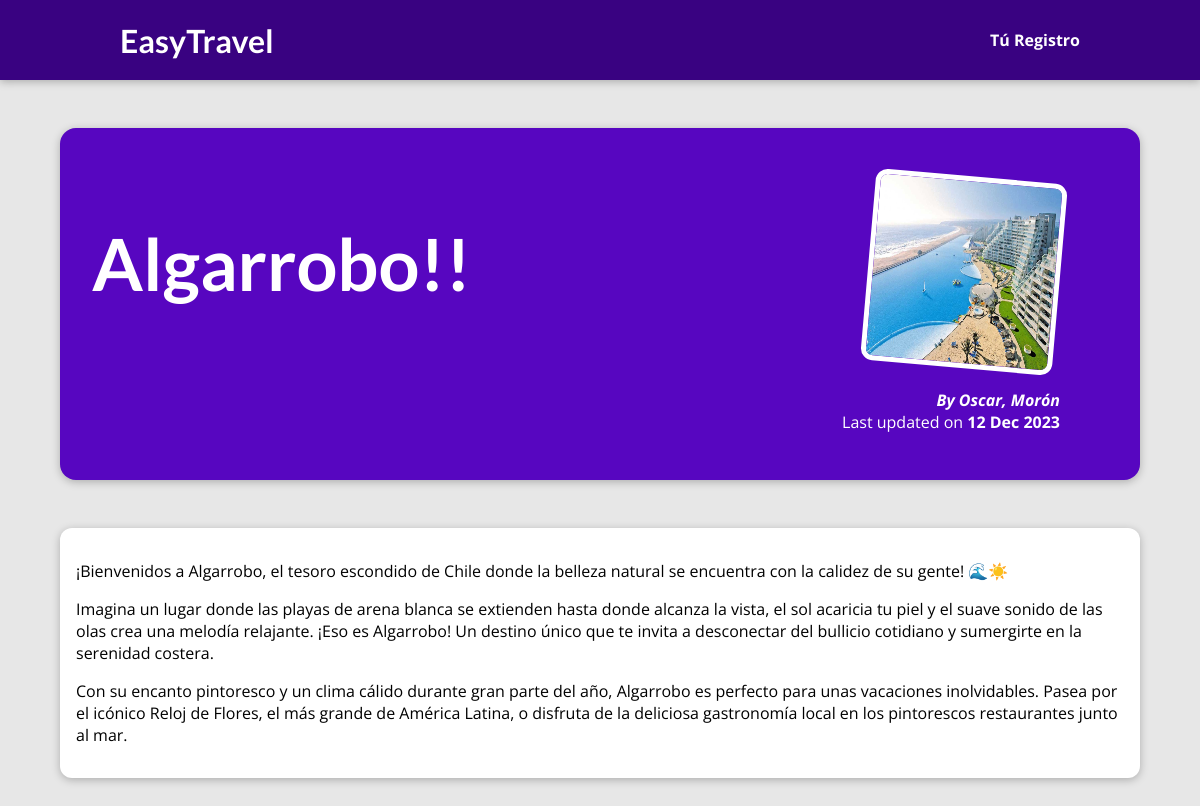
Page /posts/algarrobo on the committed database.
### blog/models.py (models this page shows)
class Post(models.Model):
    title = models.CharField(max_length=150)
    excerpt = models.CharField(max_length=200)
    image_name = models.CharField(max_length=100)
    date = models.DateField(auto_now=True)
    slug = models.SlugField(unique=True, db_index=True)
    content = models.TextField(validators=[MinLengthValidator(10)])
    author = models.ForeignKey(
        Author, on_delete=models.SET_NULL, null=True, related_name="posts"
    )
    tags = models.ManyToManyField(Tag)

class Author(models.Model):
    first_name = models.CharField(max_length=100)
    last_name = models.CharField(max_length=100)
    email_address = models.EmailField()
    def __str__(self):
        return f"{self.first_name}, {self.last_name}"

### blog/views.py (the view)
# urls.py: path("posts/<slug:slug>", views.post_detail, name="post-detail-page"),
def post_detail(request, slug):
    identified_post = get_object_or_404(Post, slug=slug)
    return render(request, "blog/post-detail.html", {"post": identified_post})

### blog/templates/blog/post-detail.html (shortened to what this page needs)
{% extends "base.html" %}
{% load static %}
{% block css_files %}
    <link rel="stylesheet" href="{% static "blog/post-detail.css" %} "/>
{% endblock  %}
{% block content %}
    <section id="summary">
        <h2>{{post.title}}</h2>
        <article>
            <img src="{% static "blog/images/"|add:post.image_name %}" alt="{{post.title}}"/>
            <address> By {{post.author}}</address>
            <div>
                Last updated on <time>{{post.date|date:"d M Y"}}</time>
            </div>
        </article>
    </section>
    <main>
       {{post.content|linebreaks}}
    </main>
{% endblock  %}

### static/app.css (style rules this page uses)
* { box-sizing: border-box; }
html { font-family: 'Open Sans', 'Lato', sans-serif; }
body { margin: 0; }
h1, h2, h3 { font-family: 'Lato', sans-serif; font-weight: bold; }

### blog/static/blog/post-detail.css (style rules this page uses)
body { background-color: #e7e7e7; }
#summary { margin: 8rem auto 3rem auto; padding: 2rem; width: 90%; max-width: 90rem; border-radius: 16px; background-color: #5706c0; position: relative; box-shadow: 0 2px 8px rgba(0, 0, 0, 0.25); height: 22rem; }
#summary h2 { color: white; font-size: 4.5rem; }
#summary article { position: absolute; top: 2rem; right: 3rem; padding: 1rem 2rem; border-radius: 12px; text-align: right; color: white; }
#summary article img { width: 12rem; height: 12rem; border-radius: 12px; transform: rotateZ(5deg); border: 5px solid white; margin-bottom: 1rem; }
#summary address { font-weight: bold; }
#summary time { font-weight: bold; }
main { width: 90%; max-width: 90rem; margin: 3rem auto; background-color: white; padding: 1rem; border-radius: 12px; box-shadow: 0 2px 8px rgba(0, 0, 0, 0.25); }

### rows in the picture
Post: title "Algarrobo!!", image_name (picture), author "Oscar, Morón", date "12 Dec 2023", content "¡Bienvenidos a Algarrobo, el tesoro escondido de Chile donde la belleza natural se encuentra con la calidez de su gente! 🌊☀️ Imagina un lugar donde las playas de arena blanca se extienden hasta donde alcanza la vista, el sol acaricia tu piel y el suave sonido de las olas crea una melodía relajante. ¡Eso es Algarrobo! Un destino único que te invita a desconectar del bullicio cotidiano y sumergirte en la serenidad costera. Con su encanto pintoresco y un clima cálido durante gran parte del año, Algarrobo es perfecto para unas vacaciones inolvidables. Pasea por el icónico Reloj de Flores, el más grande de América Latina, o disfruta de la deliciosa gastronomía local en los pintorescos…"
